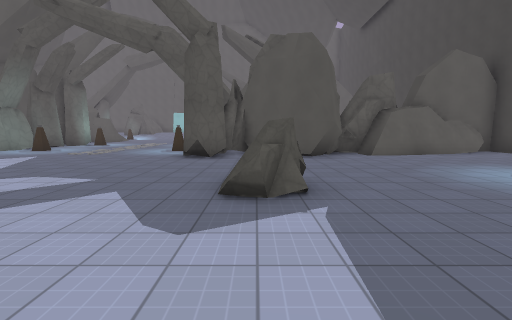
View 1 (above)

24 first-person views from a walk through a level from a Godot 3-D game. The camera is 1.5 m above the floor, tilts 6° down and sees 85° across. The floor is counted in squares, 2 m on a side. Each view is taken from the middle of a square. On the plan, view 1 faces up. The plan holds only what a view shows up to about 10 squares ahead; the rest is blank. The place goes on beyond the plan. Characters and animated objects are not drawn. Some surface patterns are stand-ins.

View 2
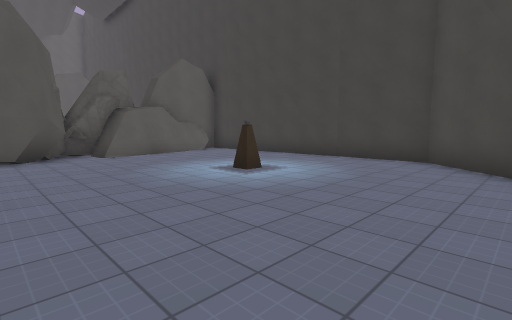

View 3
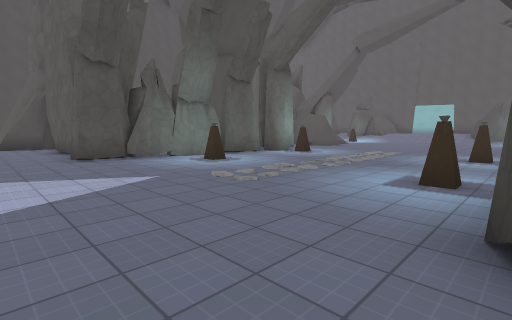

View 4
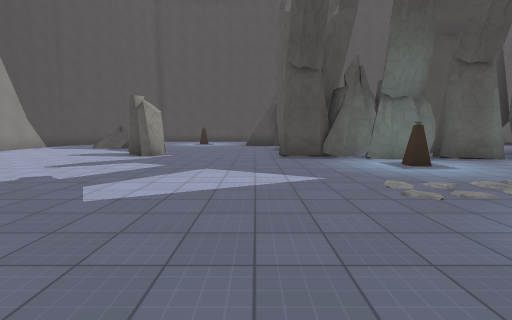

View 5
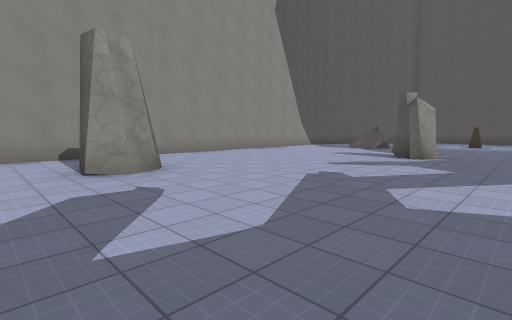

View 6
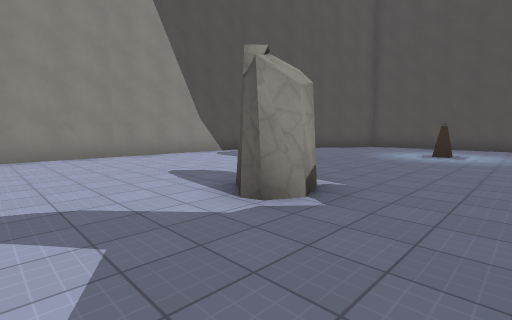

View 7
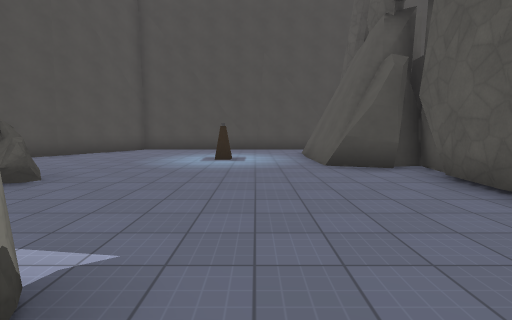

View 8
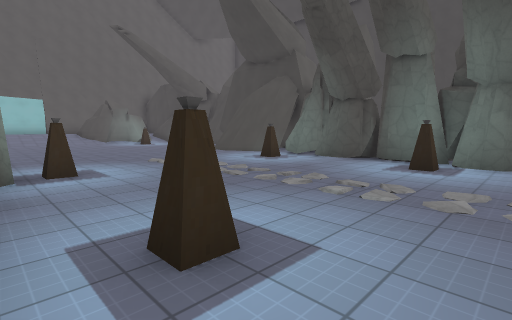

View 9
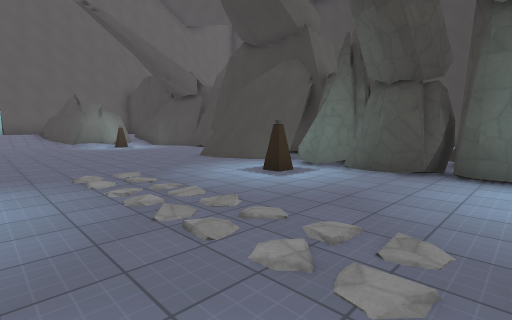

View 10
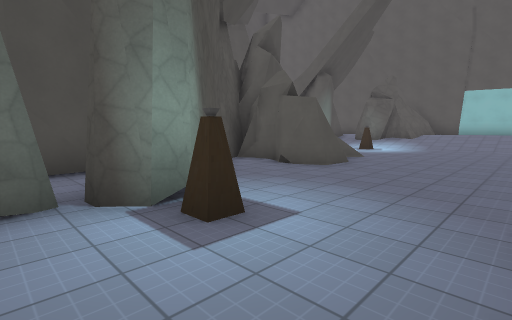

View 11
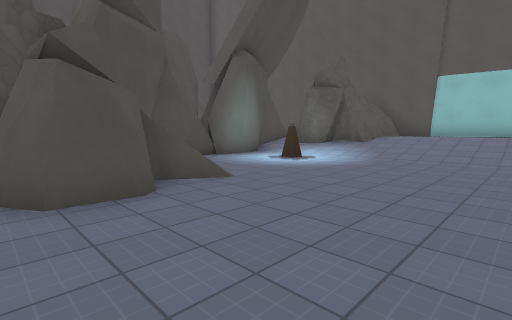

View 12
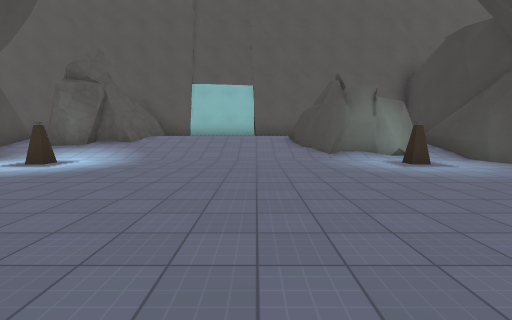

View 13
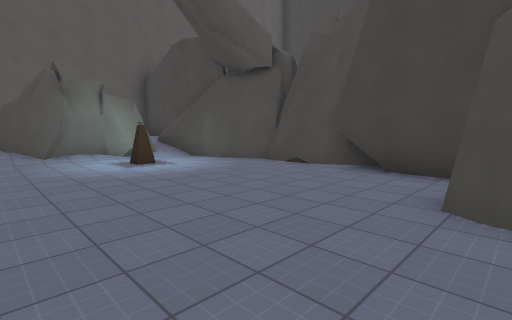

View 14
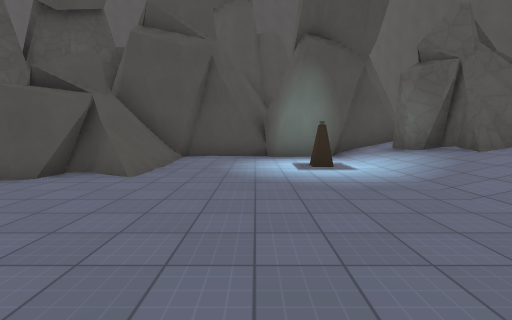

View 15
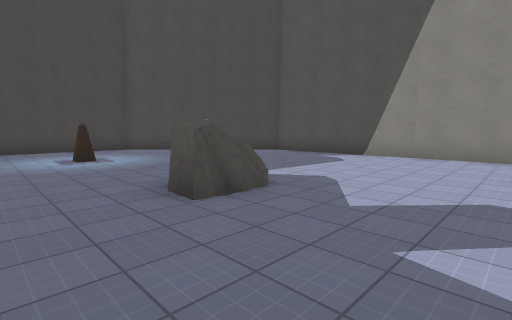

View 16
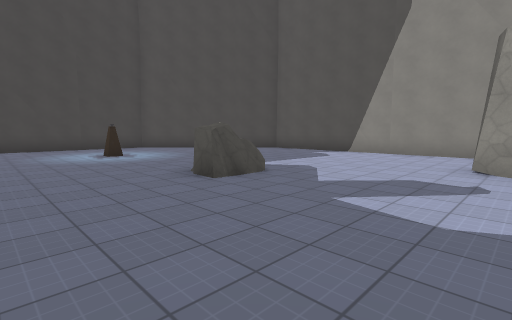

View 17
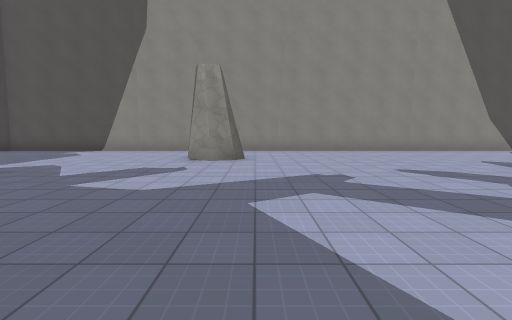

View 18
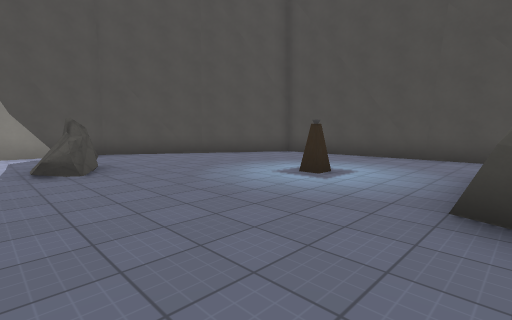

View 19
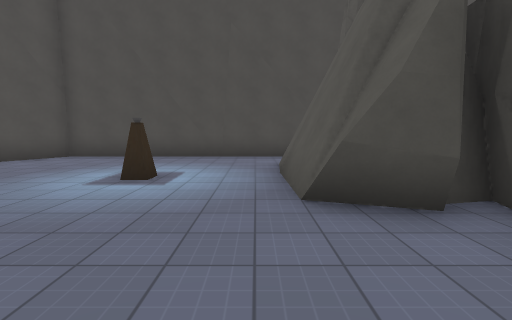

View 20
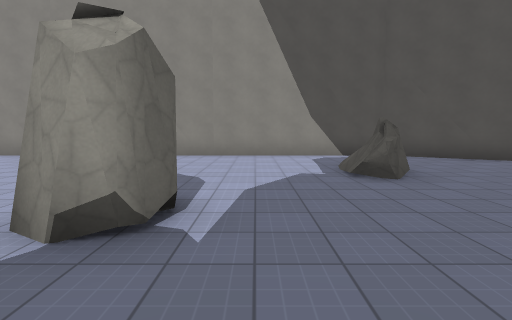

View 21
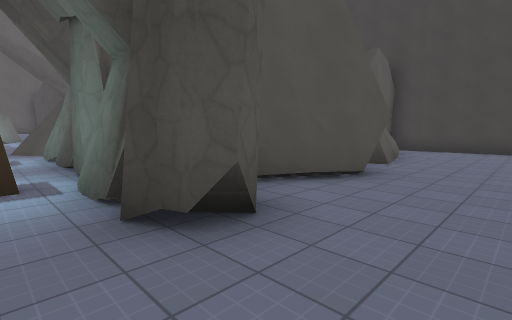

View 22
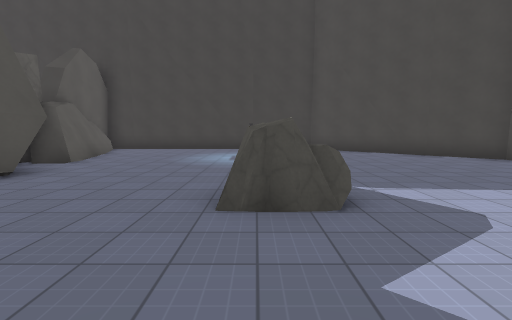

View 23
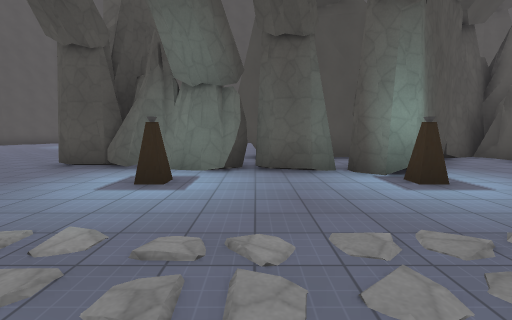

View 24
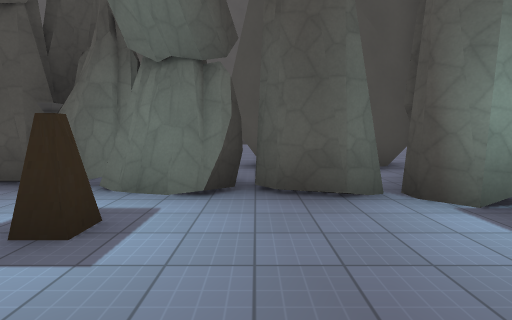

### Floor plan
Key: @ floor where view 1 was taken; # wall or solid block; . main floor; : floor 1 m higher than the main floor; / step, stairs or slope; = window, fence, low wall or low ledge; R rock; T torch; O other object.
Columns run from 21 left of view 1 to 9 right of it. Each row starts with its distance up from view 1.
 30              ###
 29             #::##
 28           RR::::#    #
 27        #/RRR////##  /#
 26        #/////////###/#
 25        ##............#
 24        ##.T........T.##
 23        ##.............#
 22        #..............#
 21        ####/.........##
 20         ####.........#
 19        R####.........#
 18         RR##.......###
 17         RRR........###
 16           RR........##
 15          # RRT....TRR
 14          #.RR.......#
 13          = RR.......#
 12          # R........ROO
 11            RRT....TRROORRR
 10           RR.......RRR RR R####
  9      #  RRRR.......RR###R###..#
  8  R   #RRRRRR.......RR..#......#
  7 #.####........................#
  6 #.............................#
  5 #.............................#
  4 #..T......RR.........R....T...#
  3 #.........R..........R........#
  2 #.............................#
  1 #......R.........R...........##
  0 ##.....R.........RR..@......##
 -1  ###.......................##
 -2    ##.....................##
 -3     #######################

Positions as (right, up) in squares from view 1, and headings:
1: (0, 0), facing up
2: (1, 0), facing up-right
3: (-2, 6), facing up-left
4: (-2, 7), facing left
5: (-2, 6), facing down-left
6: (-8, 6), facing down-left
7: (-10, 5), facing left
8: (-9, 9), facing up-right
9: (-7, 11), facing up-right
10: (-6, 13), facing up-left
11: (-6, 18), facing up-left
12: (-6, 18), facing up
13: (-5, 18), facing up-right
14: (-5, 23), facing left
15: (-3, 6), facing down-right
16: (-4, 7), facing down-right
17: (-5, 8), facing down
18: (-13, 7), facing down-left
19: (-13, 6), facing left
20: (-12, 6), facing down
21: (-3, 6), facing up-right
22: (-3, 4), facing right
23: (-4, 12), facing left
24: (-6, 12), facing left
